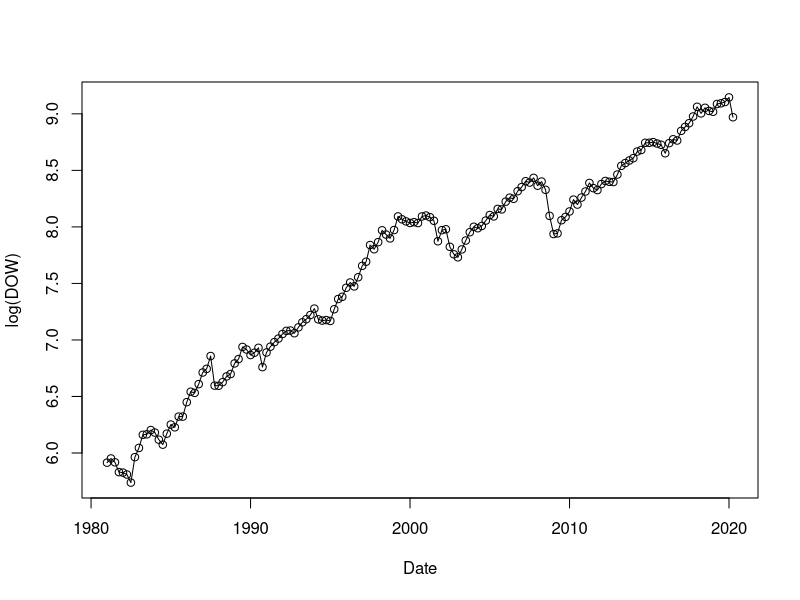
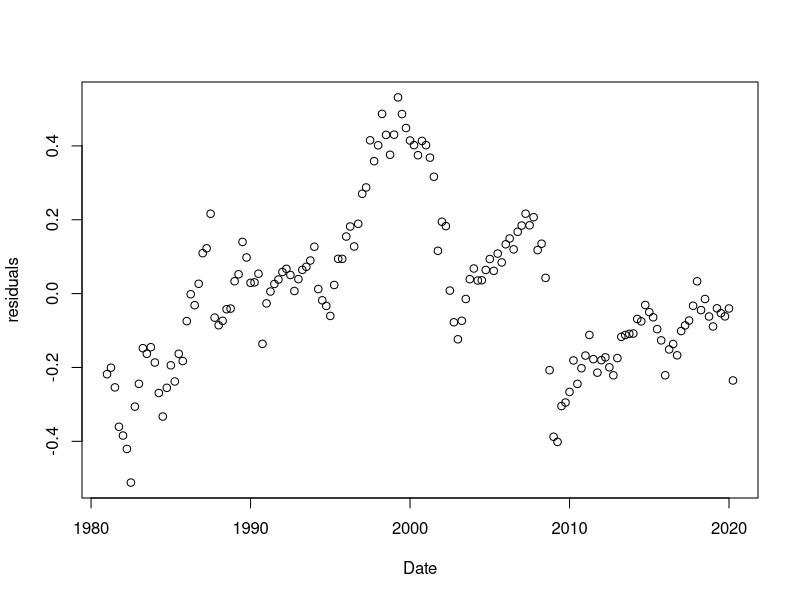
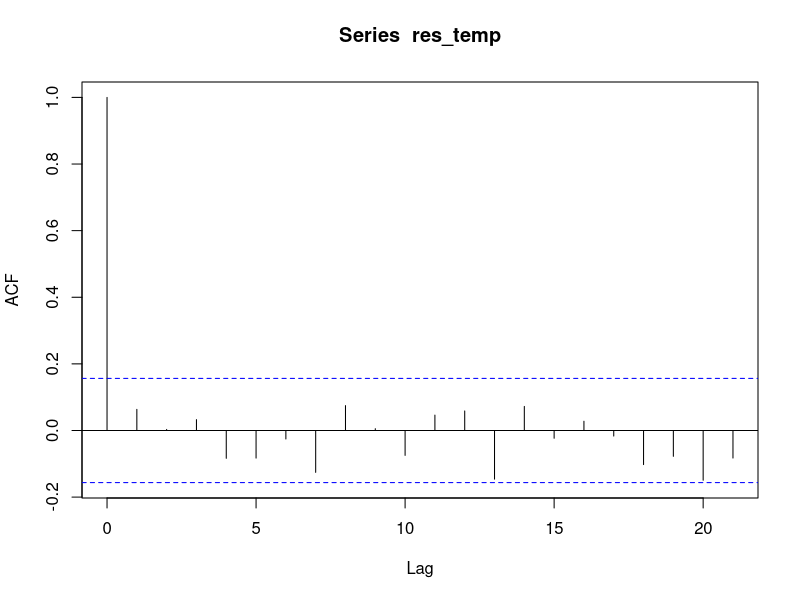
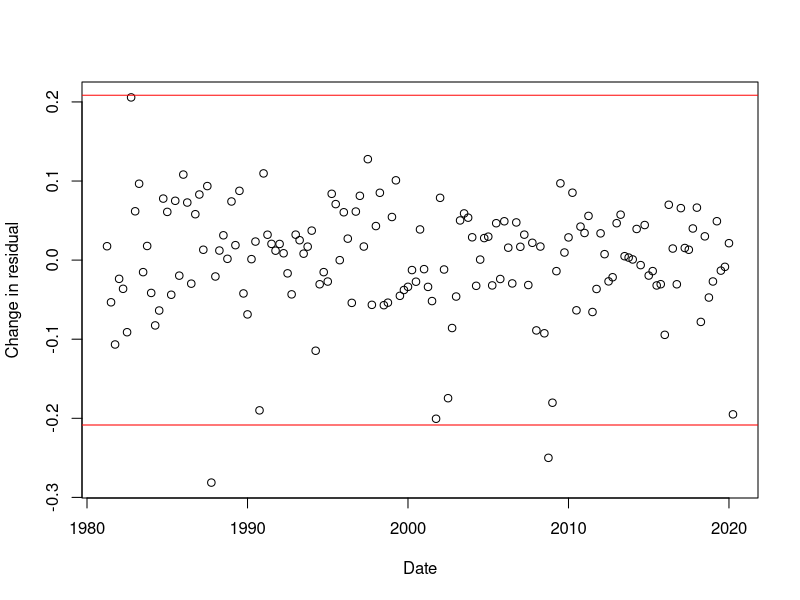
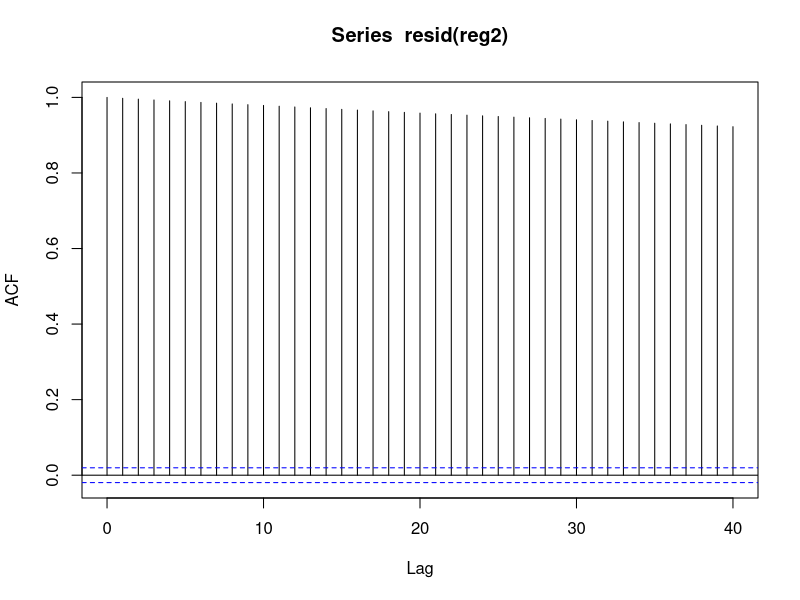
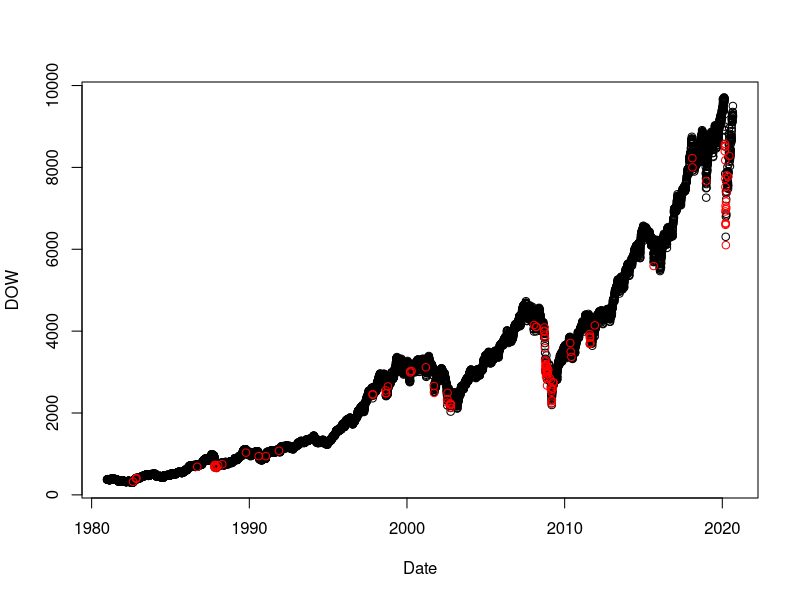
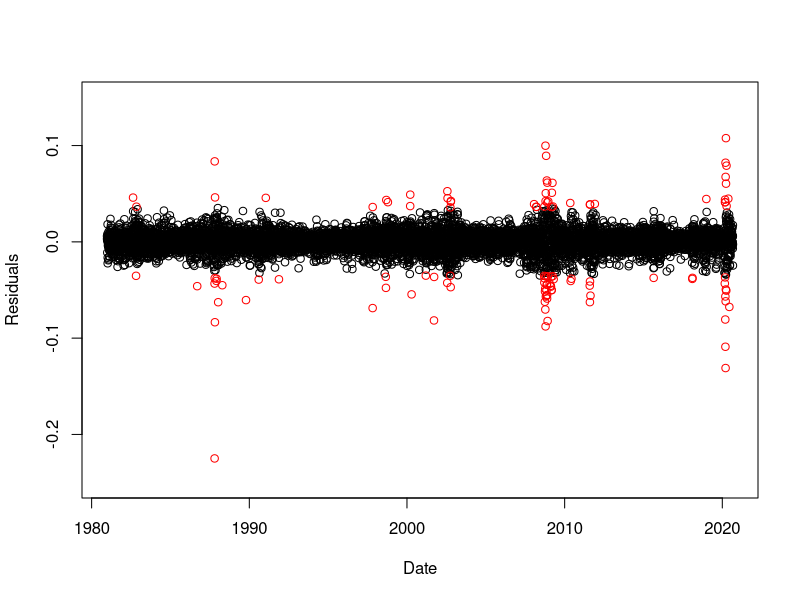
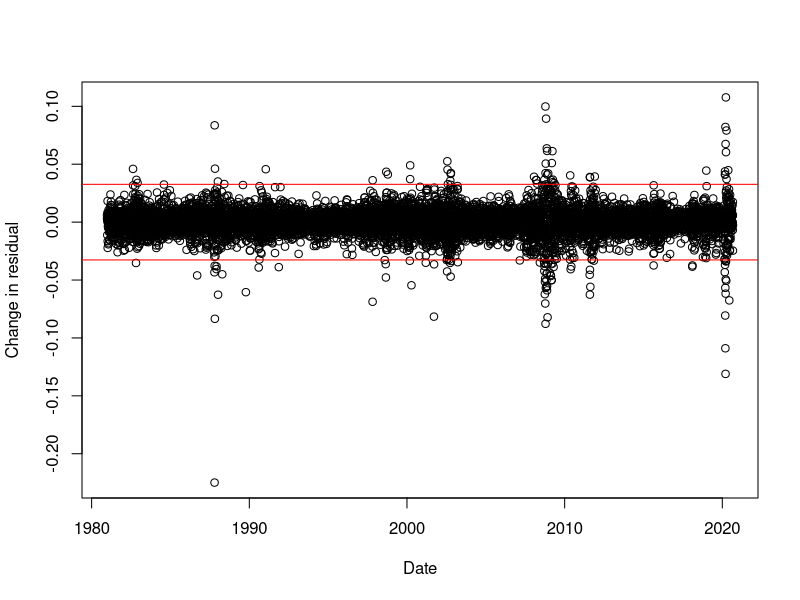

Generate these figures, in order, with R:
## ---- chunk 1
# Imports
library(lmtest)
library(lubridate)
library(car)
## ---- chunk 2
# Read Data
data=read.table("economicData.txt",header =T)
data$inflation <- c(NA, (data$cpi[2:length(data$cpi)] - data$cpi[1:length(data$cpi)-1])/data$cpi[1:length(data$cpi)-1])
data <- na.omit(data)
## ---- chunk 3
# Plot log of DOW
plot(ymd(data$DATE), log(data$DOW_Close),type='o', ylab = "log(DOW)", xlab = "Date")
## ---- chunk 4
# Linear component
reg2 <- lm(log(DOW_Close)~
             poly(time(DATE),degree = 1,raw = T),data=data)
plot(ymd(data$DATE), reg2$residuals,ylab = "residuals", xlab = "Date")

## ---- chunk 5
# Difference between residuals
res_temp <- reg2$residuals[2:length(reg2$residuals)] - reg2$residuals[1:length(reg2$residuals)-1]

## ---- chunk 6
# Time Series Model
acf(res_temp)
mod1 <- arima(res_temp,order = c(1,0,0))
## ---- chunk 7
outliers <- forecast::tsoutliers(mod1$residuals)$index
data$DATE[outliers]
data$DATE[which(abs(mod1$residuals)>3*sqrt(var(mod1$residuals)))]

plot(ymd(data$DATE)[2:length(reg2$residuals)], res_temp, ylab = "Change in residual", xlab = "Date")
abline(h = -3*sqrt(var(mod1$residuals)), col = "red") # 3 standard deviations below
abline(h = 3*sqrt(var(mod1$residuals)), col = "red") # 3 standard deviations above
outliersmonsig <- which(abs(mod1$residuals) > 3*sqrt(var(mod1$residuals)))
## ---- chunk 8
data_daily=read.csv("DOWdaily.csv",header =T)

reg2 <- lm(log(Close)~
             poly(time(Date),degree = 2,raw = T),data=data_daily)
## ---- chunk 9
acf(resid(reg2))
mod1 <- arima(resid(reg2),order = c(1,0,0))

outliers <- forecast::tsoutliers(mod1$residuals)$index
outliers
outliers1 <- outliers + 1
out <- data_daily[outliers1,]
noout <- data_daily[-outliers1,]
plot(ymd(noout$Date), noout$Close, xlab = "Date", ylab = "DOW")
points(ymd(out$Date), out$Close, col= "red")

plot(ymd(data_daily$Date)[c(-outliers1)], mod1$residuals[c(-outliers)], ylab = "Residuals", xlab = "Date", ylim = c(-.25, .15))
points(ymd(data_daily$Date)[outliers1], mod1$residuals[outliers], ylab = "Residuals", xlab = "Date", col = "red")

data_daily$Date[outliers1]

## ---- chunk 10
plot(ymd(data_daily$Date), mod1$residuals, ylab = "Change in residual", xlab = "Date")
abline(h = -3*sqrt(var(mod1$residuals)), col = "red") # 3 standard deviations below
abline(h = 3*sqrt(var(mod1$residuals)), col = "red") # 3 standard deviations above

## ---- chunk 11
# All Variables
reg3 <- lm(log(DOW_Close)~
             poly(time(DATE),degree = 1,raw = T)+NETEXP+ gdp + unemployment +  oil + inflation + consumer_confidence + federal_funds_rate,data=data)
car::vif(reg3)
acf(resid(mod1))

data2 <- na.omit(data)
mod1 <- arima(resid(reg3),order = c(1,0,0))
plot(ymd(data2$DATE), resid(mod1))
points(ymd(data2$DATE)[outliersmonsig+1], resid(mod1)[outliersmonsig+1], col = "red")
mod1
tsdiag(mod1)
coeftest(x = mod1)
#ts(resid(reg3))
## ---- chunk 12
# Removed GDP and Net Exports (note that these were the two quarterly variables)
reg3 <- lm(log(DOW_Close)~
             poly(time(DATE),degree = 1,raw = T)+  unemployment +  oil + inflation + consumer_confidence + federal_funds_rate,data=data)
car::vif(reg3)
acf(resid(mod1))

data2 <- na.omit(data)
mod1 <- arima(resid(reg3),order = c(1,0,0))
plot(ymd(data2$DATE), resid(mod1))
points(ymd(data2$DATE)[outliersmonsig+1], resid(mod1)[outliersmonsig+1], col = "red")
mod1
tsdiag(mod1)
coeftest(x = mod1)
#ts(resid(reg3))
